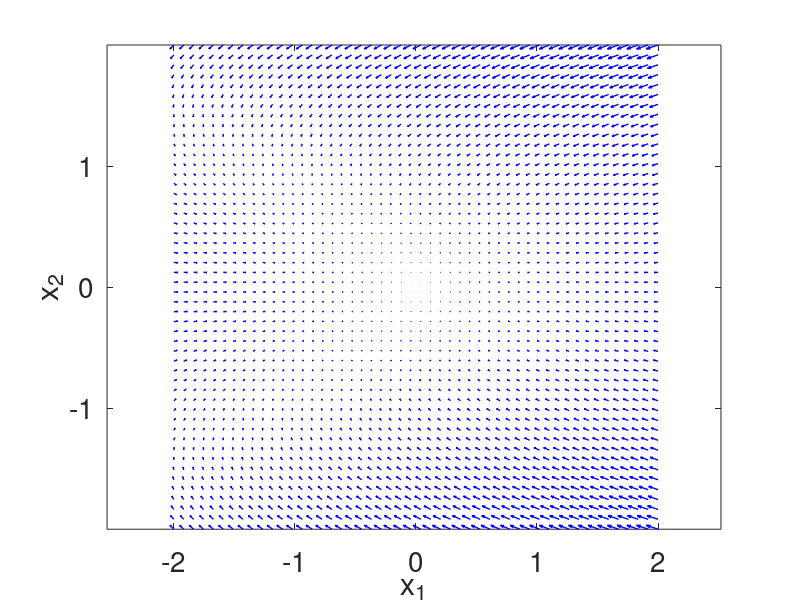

This figure's MATLAB source: (Note: this script raises an error after producing the figure.)
clear all; close all; clc

#@Josenalde Oliveira

#campo vetorial
#Exemplo 1: pêndulo não amortecido sem entrada externa

#y" + sin(y) = 0
#Fazendo x_1 = y e x_2 = y', tem-se x_1' = x_2 e x_2'=-sin(y)

#Função lambda sem atrito
#f_1 = @(t,X) [X(2); -sin(X(1))];

#Função lambda com atrito
f_3 = @(t,X) [X(2); -sin(X(1)) - 0.5*X(2)]; #g=l=10,m=1,B=0.5

f_4 = @(t,X) [X(2); -2*X(1) - X(1)^2 - 0.5*X(2)]; #class07 slide 10

f_5 = @(t,X) [-X(1)^2+2*X(1)*X(2); -2*X(1)*X(2)+0.5*X(2)-X(2)^2];

f_6 = @(t,X) [X(2); 1 - ((1^2)/(X(1)^2))];

#Exemplo 2: VAN DER POL
#mx" + 2c(x^2-1)x' + kx=0
m=1; c=0.5; k=1; #testar para c variando 0.1, 0.2, 0.5, 1.0, 1.5, 2.0
f_2 = @(t, X) [X(2); (1/m)*(-2*c*(X(1)^2-1)*X(2)-k*X(1))];

#Exemplo 3: PÊNDULO SEM ATRITO COM OSCILAÇÕES PEQUENAS EM TORNO DO EQUILÍBRIO
#wn = 1;
wn = 0.3;
#wn = 1.4;
f_7 = @(t, X) [X(2); -wn^2*X(1)];
u = 2;
f_8 = @(t, X) [X(2); 1 - (u^2/X(1)^2)];

f_9 = @(t, X) [4 - X(1)^2 - 4*X(2)^2; X(2)^2 - X(1)^2 + 1];

# PREDADOR-PRESA
alpha = 0.5;
beta = 2.0;
gamma = 1;
f_10 = @(t, X) [-alpha*X(1) + gamma*X(1)*X(2); beta*X(2) - gamma*X(1)*X(2)];

mu = 0.5;
f_11 = @(t, X) [mu*X(1) + X(2) - X(1)^3; -X(1)];

# Vinograd
#den = (X(1)^2 + X(2)^2) * (1 + (X(1)^2 + X(2)^2)^2);
f_12 = @(t, X) [((X(1)^2*(X(2)-X(1)) + X(2)^5)) / ((X(1)^2 + X(2)^2) * (1 + (X(1)^2 + X(2)^2)^2)); (X(2)^2*(X(2) -2*X(1))) / ((X(1)^2 + X(2)^2) * (1 + (X(1)^2 + X(2)^2)^2))];

# ddot(x) + dot(x)^3 - x^2 = u
#f_13 = @(t, X) [X(2) ; -X(2)^3 + X(1)^2 + (X(2)^3-X(1)^2-X(1)-X(2))];
f_13 = @(t, X) [X(2) ; -X(2)^3 + X(1)^2 + (X(2)^3-X(1)^2-X(1)-2*X(2))];

#f_14 = @(t, X) [-X(1)^2 + 2*X(1)*X(2) ; -2*X(1)*X(2) + 0.5*X(2) - X(2)^2];
f_14 = @(t, X) [-X(1)^2 + 2*X(1)*X(2) ; -2*X(1)*X(2) + 0.5*X(2) - X(2)^2];

f_15 = @(t,X) [-X(1) - X(2)^2; -X(2)];

#Vamos definir o intervalo em x_1 e x_2 de interesse
x_1_min = -2.0;
x_1_max = 2.0;
x_2_min = -2.0;
x_2_max = 2.0;

#cria eixos
x_1 = linspace(x_1_min, x_1_max, 50);
x_2 = linspace(x_2_min, x_2_max, 50);

#cria grid 20x20
[x,x_dot] = meshgrid(x_1,x_2);

u = zeros(size(x)); #guardará o valor de dot_x1 em cada ponto e v guardará o valor de dot_x2 em cada ponto
v = zeros(size(x));

t=0;
for i = 1:numel(x)
    Xprime = f_15(t,[x(i); x_dot(i)]); % MUDAR SISTEMA AQUI
    u(i) = Xprime(1);
    v(i) = Xprime(2);
end

quiver(x, x_dot, u,v ,'b', 'LineWidth', 1);
hold on;
xlabel('x_1');
ylabel('x_2');
axis tight equal;
set(gca, 'Fontsize', 20);

#Algumas trajetórias

#for x_2_0 = [1]
#for x_2_0 = [0.5 1 1.5 2.5 4.5]
while true
    #[x0_x, x0_y] = [2, 0];
    [x0_x, x0_y] = ginput(1);
    x0 = [x0_x, x0_y];
    tspan=[0 100];
    [ts,xs] = ode45(f_15,tspan, x0); % MUDAR SISTEMA AQUI
    plot(0,0, 'ro', 'marker', '*');
    plot(xs(:,1),xs(:,2), 'linewidth', 3);
    plot(xs(1,1), xs(1,2), 'ro', 'marker', 'd') % starting point
    plot(xs(end,1),xs(end,2),'ks') % ending point
    #figure;
    #plot(ts, xs(:,1), 'k', 'linewidth', 3);
    #xlabel('t (s) ');
    #ylabel('x(t)');
end
hold off
